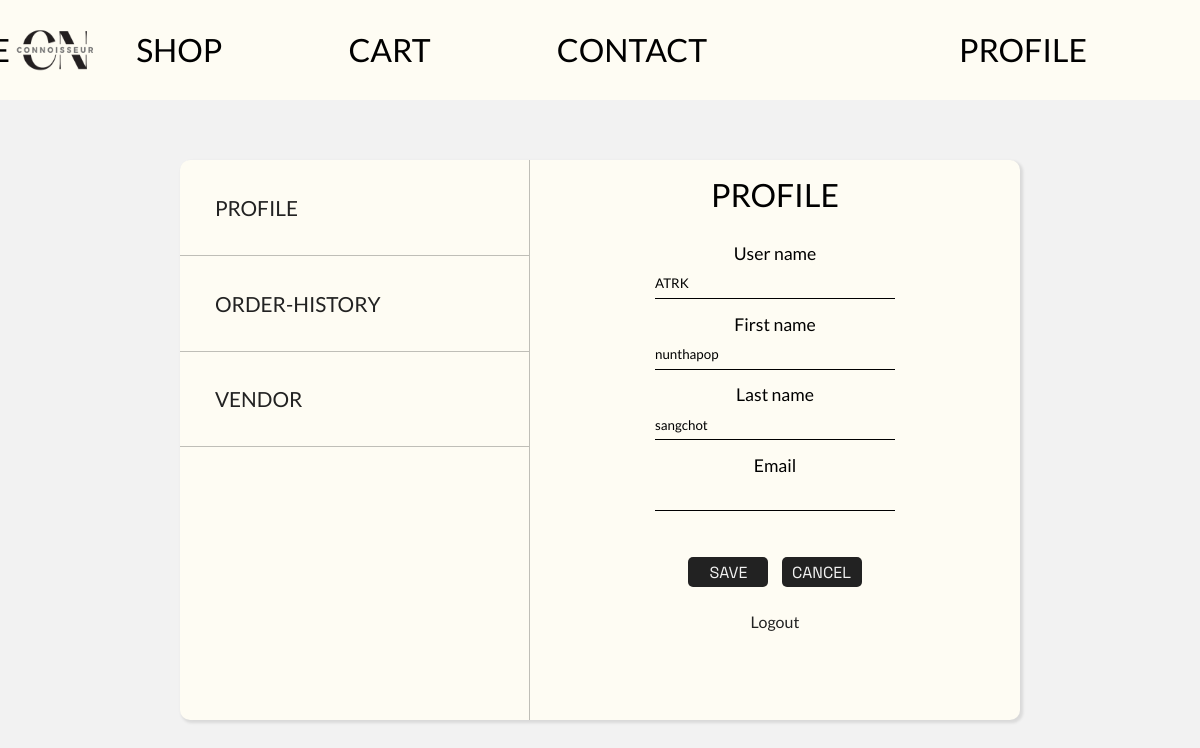
Page /profile.php (signed in) on the committed database.
### tables this page shows
CREATE TABLE `customer` (
  `id` int(11) NOT NULL,
  `username` varchar(20) NOT NULL,
  `firstname` varchar(20) NOT NULL,
  `lastname` varchar(20) NOT NULL,
  `password` varchar(20) NOT NULL,
  `email` varchar(20) NOT NULL,
  `level` int(11) NOT NULL
);

### profile.php (the view, shortened to what this page needs)
<?php require "header_index.php";
$customer_id = $_SESSION['customer_id'];
$query = "SELECT * FROM customer where id =  $customer_id ";
$result = mysqli_query($connect, $query);
$row = mysqli_fetch_assoc($result);
?>
<!DOCTYPE html>
<html lang="en">
<head>
    <link rel="stylesheet" href="css/profile.css" />
</head>
<body>
    <div class="Box">
        <div class="nav-bar">
            <div class="profile"> <a href="profile.php">profile</a></div>
            <div class="order-history"><a href="order-history.php">order-history</a></div>
            <div class="order-history"><a href="dashboard.php">Vendor</a></div>
        </div>
        <form action="saveprofileupdate.php" method="post">
        <div class="profile-side">
            <div class="head">Profile </div>
            <div class="sub-head">User name</div>
            <input type="text" value="<?php echo $row['username']; ?>" name="user">
            <div class="sub-head">First name</div>
            <input type="text" value="<?php echo $row['firstname']; ?>" name="firstname">
            <div class="sub-head">Last name</div>
            <input type="text" value="<?php echo $row['lastname']; ?>" name="lastname">
            <div class="sub-head">Email</div>
            <input type="text" value="<?php echo $row['email']; ?>" name="email">
            <div class="save"> <input type="submit" value="Save"> <input type="reset" value="cancel"> </div>
            <div class="logout"> <a href="logout.php">Logout</a></div>
        </div>
    </form>
    </div>
</body>
</html>

### css/header_indexx.css (style rules this page uses)
body { background-color: #F2F2F2; font-family: 'Space Grotesk', sans-serif; height: 10vh; }
* { padding: 0; margin: 0; text-decoration: none; list-style: none; box-sizing: border-box; }

### css/profile.css (style rules this page uses)
* { margin: 0; box-sizing: border-box; font-family: 'Lato', sans-serif; }
.Box { margin: 5%; height: 70vh; width: 70vw; background-color: #FEFCF3; border-radius: 10px; display: grid; grid-template-columns: 350px 1fr; margin-left: 15%; box-shadow: 2px 2px 3px 1px rgba(0, 0, 0, 0.1); }
a { color: #222; }
.nav-bar { border-right:1px solid rgba(0, 0, 0, 0.247); }
.profile { text-transform: uppercase; font-size: 1.3rem; font-weight: 400; border-bottom: 1px solid rgba(0, 0, 0, 0.247); padding: 10%; }
.order-history { text-transform: uppercase; font-size: 1.3rem; font-weight: 400; padding: 10%; border-bottom: 1px solid rgba(0, 0, 0, 0.247); }
.profile-side { display: flex; flex-direction: column; align-items: center; }
.head { font-size: 2rem; text-transform: uppercase; font-weight: 400; margin-top: 3%; margin-bottom: 5%; }
input[type=text] { min-height: 30px; min-width: 20vw; margin-bottom: 2%; margin-top: 1%; border: 0px; border-bottom: 1px solid black; background-color: #FEFCF3; }
.sub-head { font-size: 1.1rem; margin-top: 1%; }
input[type=reset], input[type=submit] { background-color: #222; font-family: 'Space Grotesk', sans-serif; color: #F2F2F2; text-transform: uppercase; min-width: 80px; min-height: 30px; border-radius: 5px; border: #222; cursor: pointer; margin: 5px; font-size: 1rem; margin-top: 20%; }
.logout { margin-top: 4%; }

### rows in the picture
customer: user "ATRK", firstname "nunthapop", lastname "sangchot"
